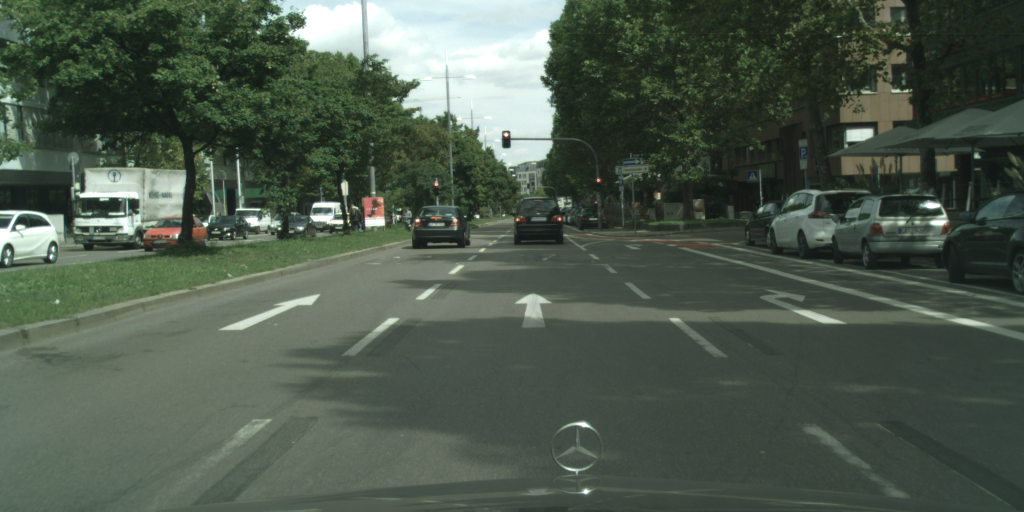
#> input picture front-test/geometric/other/stuttgart_01_000000_003715_leftImg8bit.png, 2048 x 1024 px (shown at 1/2 size)
$ jupyter execute --allow-errors bev-traditional.ipynb
#> lines starting #> are read from the running program, lines starting #| are printed output that depends on the picture
### front-test/geometric/utils.py
import numpy as np
import cv2

def perspective(cam_coords, proj_mat, h, w):
    eps = 1e-7
    pix_coords = proj_mat @ cam_coords
    pix_coords = pix_coords[:2, :] / (pix_coords[2, :] + eps)
    pix_coords = np.reshape(pix_coords, (2, h, w))
    pix_coords = np.transpose(pix_coords, (1, 2, 0))
    return pix_coords

def bilinear_sampler(imgs, pix_coords):
    """
    Construct a new image by bilinear sampling from the input image.
    Args:
        imgs:                   [H, W, C]
        pix_coords:             [h, w, 2]
    :return:
        sampled image           [h, w, c]
    """
    img_h, img_w, img_c = imgs.shape
    pix_h, pix_w, pix_c = pix_coords.shape
    out_shape = (pix_h, pix_w, img_c)

    pix_x, pix_y = np.split(pix_coords, [1], axis=-1)  # [pix_h, pix_w, 1]
    pix_x = pix_x.astype(np.float32)
    pix_y = pix_y.astype(np.float32)

    # Rounding
    pix_x0 = np.floor(pix_x)
    pix_x1 = pix_x0 + 1
    pix_y0 = np.floor(pix_y)
    pix_y1 = pix_y0 + 1

    # Clip within image boundary
    y_max = (img_h - 1)
    x_max = (img_w - 1)
    zero = np.zeros([1])

    pix_x0 = np.clip(pix_x0, zero, x_max)
    pix_y0 = np.clip(pix_y0, zero, y_max)
    pix_x1 = np.clip(pix_x1, zero, x_max)
    pix_y1 = np.clip(pix_y1, zero, y_max)

    # Weights [pix_h, pix_w, 1]
    wt_x0 = pix_x1 - pix_x
    wt_x1 = pix_x - pix_x0
    wt_y0 = pix_y1 - pix_y
    wt_y1 = pix_y - pix_y0

    # indices in the image to sample from
    dim = img_w

    # Apply the lower and upper bound pix coord
    base_y0 = pix_y0 * dim
    base_y1 = pix_y1 * dim

    # 4 corner vertices
    idx00 = (pix_x0 + base_y0).flatten().astype(int)
    idx01 = (pix_x0 + base_y1).astype(int)
    idx10 = (pix_x1 + base_y0).astype(int)
    idx11 = (pix_x1 + base_y1).astype(int)

    # Gather pixels from image using vertices
    imgs_flat = imgs.reshape([-1, img_c]).astype(np.float32)
    im00 = imgs_flat[idx00].reshape(out_shape)
    im01 = imgs_flat[idx01].reshape(out_shape)
    im10 = imgs_flat[idx10].reshape(out_shape)
    im11 = imgs_flat[idx11].reshape(out_shape)

    # Apply weights [pix_h, pix_w, 1]
    w00 = wt_x0 * wt_y0
    w01 = wt_x0 * wt_y1
    w10 = wt_x1 * wt_y0
    w11 = wt_x1 * wt_y1
    output = w00 * im00 + w01 * im01 + w10 * im10 + w11 * im11
    return output

class Plane:
    """
    Defines a plane in the world
    """

    def __init__(self, x, y, z, roll, pitch, yaw,
                 col, row, scale):
        self.x, self.y, self.z = x, y, z
        self.roll, self.pitch, self.yaw = roll, pitch, yaw

        self.col, self.row = col, row
        self.scale = scale

        self.xyz = self.xyz_coord()

    def xyz_coord(self):
        """
        Returns:
            Grid coordinate: [b, 3/4, row*cols]
        """
        xmin = self.x
        xmax = self.x + self.col * self.scale
        ymin = self.y
        ymax = self.y + self.row * self.scale
        return meshgrid(xmin, xmax, self.col,
                        ymin, ymax, self.row)

def meshgrid(xmin, xmax, num_x, ymin, ymax, num_y, is_homogeneous=True):
    """
    Grid is parallel to z-axis

    Returns:
        array x,y,z,[1] coordinate   [3/4, num_x * num_y]
    """
    x = np.linspace(xmin, xmax, num_x)
    y = np.linspace(ymin, ymax, num_y)
    x, y = np.meshgrid(x, y)
    x = x.flatten()
    y = y.flatten()
    z = np.zeros_like(x)

    if is_homogeneous:
        coords = np.stack([x, y, z, np.ones_like(x)], axis=0)
    else:
        coords = np.stack([x, y, z], axis=0)
    return coords

### bev-traditional.ipynb
# Geometric Approaches: Inverse Perspective Mapping

**Imports**

[cell 1]
import cv2
import numpy as np
import matplotlib.pyplot as plt

**Load a Rectified Image from the KITTI Dataset**

[cell 2]
image = cv2.cvtColor(cv2.imread("front-test/geometric/other/stuttgart_01_000000_003715_leftImg8bit.png"), cv2.COLOR_BGR2RGB)

plt.imshow(image)
plt.show()

[cell 3]
h, w, d = image.shape
#> h = 1024; w = 2048; d = 3
w, h, d
#> Out = (2048, 1024, 3)

### **IPM with 4 Points**

**Define 4 Points of Transformation**

[cell 4]
img = np.copy(image)
src_1 = (900, 500) #top left
src_2 = (100, 1000) #bottom left
src_3 = (1250, 500) #top right
src_4 = (1900, 1000) #bottom right

cv2.circle(img, src_1, radius=15, color=(0,0,205),thickness=-1)
#> img: shape (1024, 2048, 3); mean R, G, B 76.7, 88.9, 75.9
cv2.circle(img, src_2, radius=15, color=(0,0,205),thickness=-1)
#> img: shape (1024, 2048, 3); mean R, G, B 76.7, 88.9, 76
cv2.circle(img, src_3, radius=15, color=(0,0,205),thickness=-1)
#> img: shape (1024, 2048, 3); mean R, G, B 76.6, 88.9, 76
cv2.circle(img, src_4, radius=15, color=(0,0,205),thickness=-1)
plt.imshow(img)
plt.show()

[cell 5]
dst_1 = (700,300) #top left
dst_2 = (700,1000) #bottom left
dst_3 = (1400,300) #top right
dst_4 = (1400,1000) #bottom right

cv2.rectangle(img, dst_1, dst_4, (205,0,0),4)
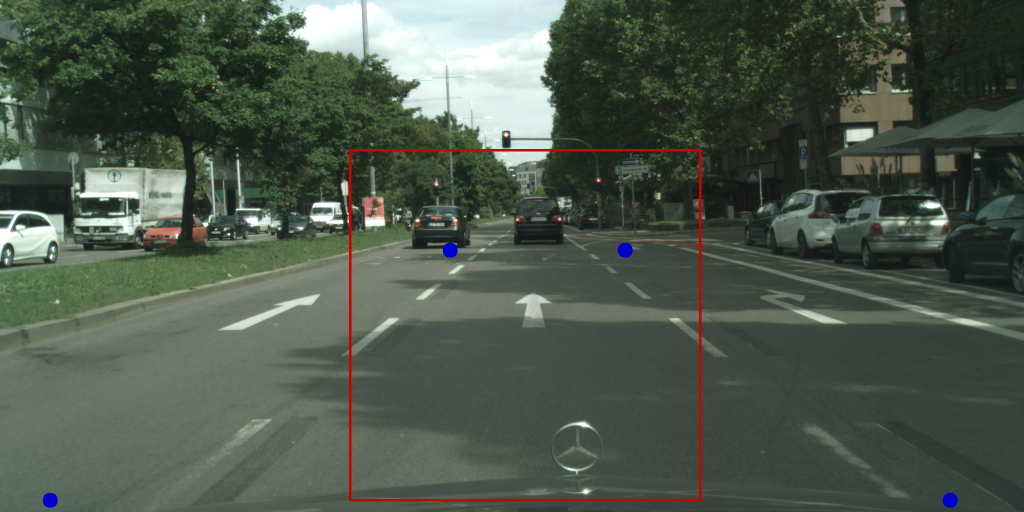
#> img: shape (1024, 2048, 3) (shown at 1/2 size); mean R, G, B 77.5, 88.3, 75.6

plt.imshow(img)
plt.show()

**Apply the Transformation**

[cell 6]
src_points = np.array([src_1, src_2, src_3, src_4],dtype=np.float32)  # Original Region of Interest
dst_points = np.array([dst_1, dst_2, dst_3, dst_4],dtype=np.float32)   # Projected Rectangle

[cell 7]
np.set_printoptions(precision=4, suppress=True)
M = cv2.getPerspectiveTransform(src_points, dst_points)
print(M)

[cell 8]
warped_img = cv2.warpPerspective(image, M, (w, h))
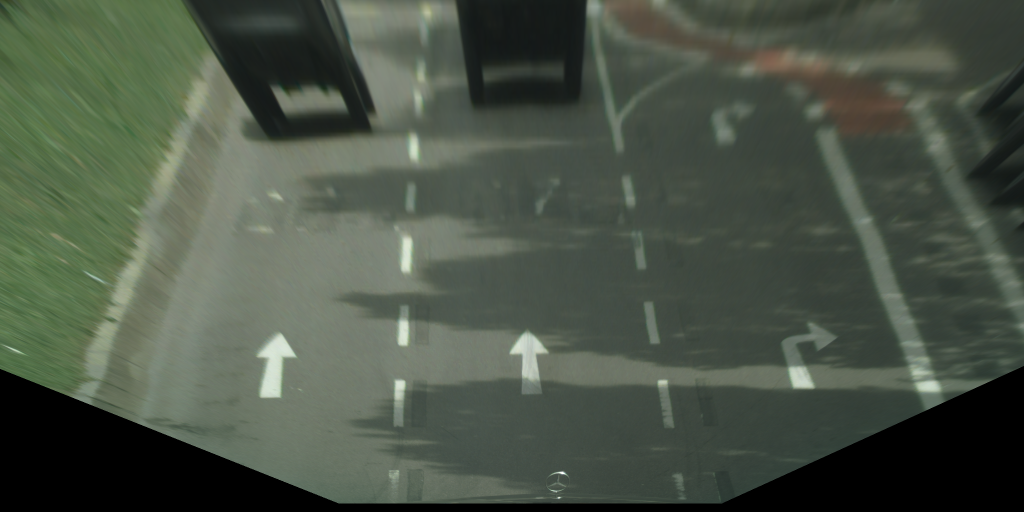
#> warped_img: shape (1024, 2048, 3) (shown at 1/2 size); mean R, G, B 74.5, 84.1, 70.6

plt.imshow(warped_img)
plt.show()

**This is done completely manually. A better alternative is to use the camera intrinsic and extrinsic calibration parameters**

## IPM with Parameters
Later in the course, you're going to apply IPM inside a Spatial Transformer Network. That part will be abstracted later on, but we WILL work on it right now.

First, we load a new image

[cell 9]
filename= 'front-test/geometric/front/t_0_0_0001000.png'

image = cv2.cvtColor(cv2.imread(filename), cv2.COLOR_BGR2RGB)
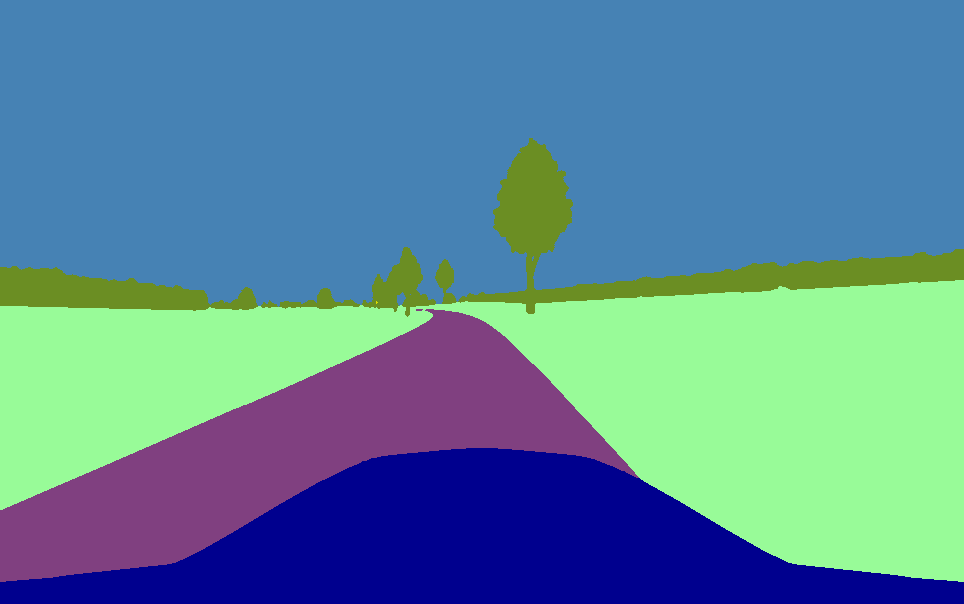
#> input picture front-test/geometric/front/t_0_0_0001000.png, 964 x 604 px
#> image: shape (604, 964, 3)
plt.imshow(image)
plt.show()

**Next, we load the camera parameters**.
To do this, we'll need:
* The intrinsic calibation matrix K
* The position of the camera
* The Yaw, Pitch, and Roll

[cell 10]
from pprint import pprint
import yaml
#> (the rest of this cell did not finish here and is left out)

#> (a cell that did not finish here is left out)

[cell 12]
K = np.zeros([3, 3])
R = np.zeros([3, 3])
t = np.zeros([3, 1])
P = np.zeros([3, 4])

#> (a cell that did not finish here is left out)

#> (a cell that did not finish here is left out)

#> (a cell that did not finish here is left out)

[cell 16]
## Update P
Rt = np.zeros([3, 4])
Rt[0:3, 0:3] = R
#> (the rest of this cell did not finish here and is left out)

[cell 17]
print(P)

**Transform**

[cell 18]
import sys
sys.path.append("front-test/geometric/")
from utils import Plane, bilinear_sampler, perspective

TARGET_W, TARGET_H = 500, 500
plane = Plane(0, -25, 0, 0, 0, 0, TARGET_H, TARGET_W, 0.1)

pixel_coords = perspective(plane.xyz, P, TARGET_H, TARGET_W)
img_bev = bilinear_sampler(np.copy(image), pixel_coords)
#> in bilinear_sampler, `im00 = imgs_flat[idx00].reshape(out_shape)`:
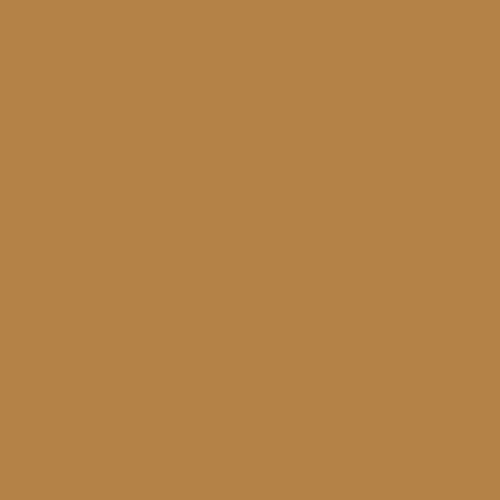
#> im00: shape (500, 500, 3) float32; mean of channels 0, 1, 2 70, 130, 180; drawn as B, G, R
plt.imshow(img_bev.astype(int))
plt.show()
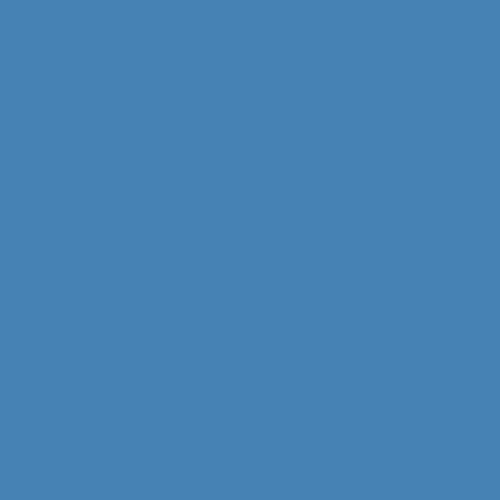
#> shown: shape (500, 500, 3); mean R, G, B 70, 130, 180

#### Try on other images?
The other folders have their own camera parameters, and images.

[cell 19]
import yaml
import os

filename= 'front-test/geometric/rear/rear.png'
image = cv2.cvtColor(cv2.imread(filename), cv2.COLOR_BGR2RGB)
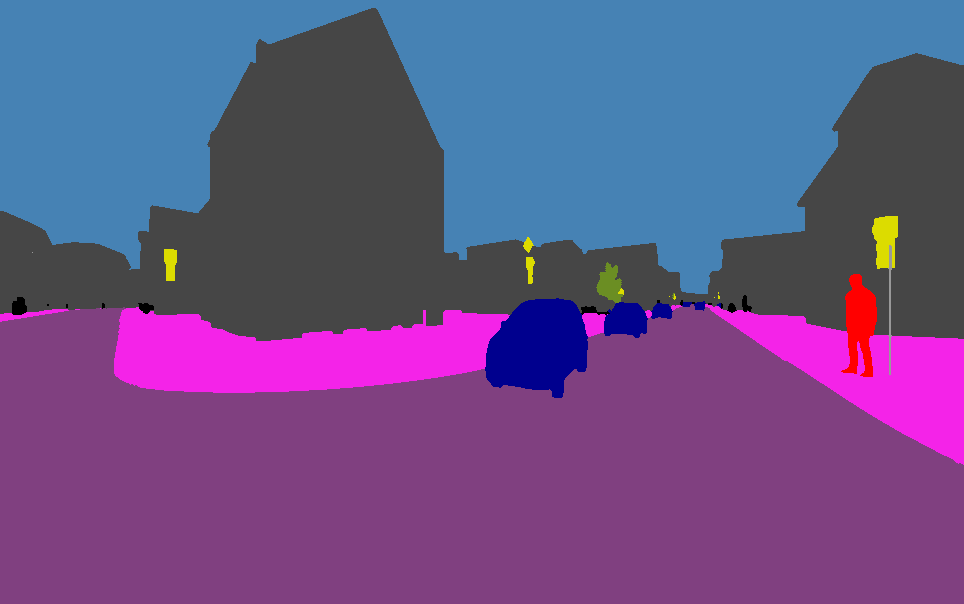
#> input picture front-test/geometric/rear/rear.png, 964 x 604 px
plt.imshow(image)
plt.show()

#> (the rest of this cell did not finish here and is left out)

[cell 20]
# [31 lines left out: function get_parameters, not called in this run]

#> (the rest of this cell did not finish here and is left out)

**Repeat the Projection Code**

[cell 21]
TARGET_W, TARGET_H = 500, 500
plane = Plane(-50, -25, -25, 0, 0, 0, TARGET_H, TARGET_W, 0.1)

pixel_coords = perspective(plane.xyz, P, TARGET_H, TARGET_W)
img_bev = bilinear_sampler(np.copy(image), pixel_coords)
plt.imshow(img_bev.astype(int))
plt.show()

# **Inverse Projections with Depth**

### Original Code

[cell 22]
import imageio
imageio.plugins.freeimage.download()
#> (this line was passed over: the network is not available in this run)

#> (the rest of this cell did not finish here and is left out)

#> (a cell that did not finish here is left out)

[cell 24]
print(image.shape)
#| (604, 964, 3)
